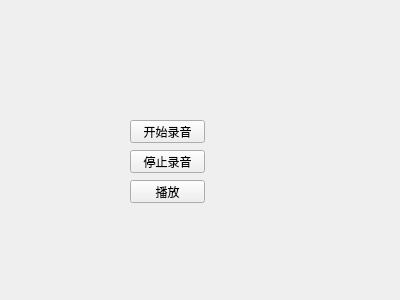
<?xml version="1.0" encoding="UTF-8"?>
<ui version="4.0">
 <class>Test</class>
 <widget class="QWidget" name="Test">
  <property name="geometry">
   <rect>
    <x>0</x>
    <y>0</y>
    <width>400</width>
    <height>300</height>
   </rect>
  </property>
  <property name="windowTitle">
   <string>Test</string>
  </property>
  <widget class="QPushButton" name="pushButton">
   <property name="geometry">
    <rect>
     <x>130</x>
     <y>120</y>
     <width>75</width>
     <height>23</height>
    </rect>
   </property>
   <property name="text">
    <string>开始录音</string>
   </property>
  </widget>
  <widget class="QPushButton" name="pushButton_2">
   <property name="geometry">
    <rect>
     <x>130</x>
     <y>150</y>
     <width>75</width>
     <height>23</height>
    </rect>
   </property>
   <property name="text">
    <string>停止录音</string>
   </property>
  </widget>
  <widget class="QPushButton" name="pushButton_3">
   <property name="geometry">
    <rect>
     <x>130</x>
     <y>180</y>
     <width>75</width>
     <height>23</height>
    </rect>
   </property>
   <property name="text">
    <string>播放</string>
   </property>
  </widget>
 </widget>
 <resources/>
 <connections/>
</ui>
